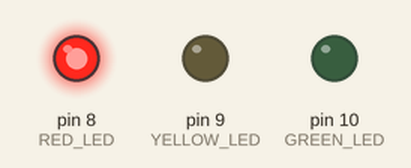
A sketch run on a simulated Arduino Uno, built with avr-gcc and run on an emulated ATmega328P. On the bench: output pins drawn as LEDs (lit = HIGH).

Above: at 1.5 s.
At 3.5 s:
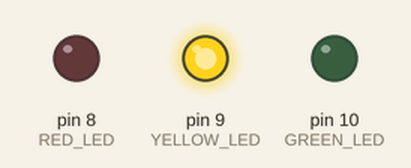
At 5.5 s:
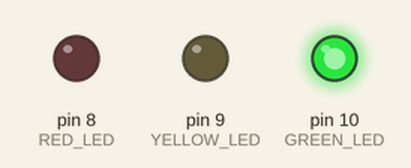
Timing chart, 0 to 9.1 s (numbered marks = the images above):
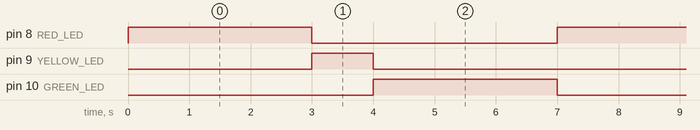

The sketch:

q4.ino
```cpp
const int RED_LED = 8;
const int YELLOW_LED = 9;
const int GREEN_LED = 10;

void setup() {
  pinMode(RED_LED, OUTPUT);
  pinMode(YELLOW_LED, OUTPUT);
  pinMode(GREEN_LED, OUTPUT);
}

void loop() {
  // Red ON
  digitalWrite(RED_LED, HIGH);
  digitalWrite(YELLOW_LED, LOW);
  digitalWrite(GREEN_LED, LOW);
  delay(3000);

  // Yellow ON
  digitalWrite(RED_LED, LOW);
  digitalWrite(YELLOW_LED, HIGH);
  digitalWrite(GREEN_LED, LOW);
  delay(1000);

  // Green ON
  digitalWrite(RED_LED, LOW);
  digitalWrite(YELLOW_LED, LOW);
  digitalWrite(GREEN_LED, HIGH);
  delay(3000);
}
```

Measured:
- by itself, pin 8 (RED_LED), pin 10 (GREEN_LED): alternates HIGH for 3.0 s and LOW for 4.0 s
- by itself, pin 9 (YELLOW_LED): alternates HIGH for 1.0 s and LOW for 6.0 s
- by itself, everything shown: repeats every 7.0 s, in 3 steps
